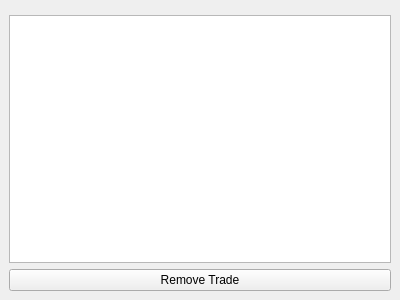
<?xml version="1.0" encoding="UTF-8"?>
<ui version="4.0">
 <class>TradingSignalResultsWidget</class>
 <widget class="QDockWidget" name="TradingSignalResultsWidget">
  <property name="geometry">
   <rect>
    <x>0</x>
    <y>0</y>
    <width>400</width>
    <height>300</height>
   </rect>
  </property>
  <property name="windowTitle">
   <string>Your Generated Trades</string>
  </property>
  <widget class="QWidget" name="dockWidgetContents">
   <layout class="QVBoxLayout" name="verticalLayout">
    <item>
     <widget class="TradingSignalWidget" name="form" native="true"/>
    </item>
    <item>
     <widget class="QTableView" name="tableView">
      <property name="selectionMode">
       <enum>QAbstractItemView::SingleSelection</enum>
      </property>
      <property name="selectionBehavior">
       <enum>QAbstractItemView::SelectRows</enum>
      </property>
      <attribute name="horizontalHeaderVisible">
       <bool>true</bool>
      </attribute>
      <attribute name="horizontalHeaderHighlightSections">
       <bool>false</bool>
      </attribute>
      <attribute name="verticalHeaderVisible">
       <bool>false</bool>
      </attribute>
     </widget>
    </item>
    <item>
     <widget class="QPushButton" name="removeButton">
      <property name="text">
       <string>Remove Trade</string>
      </property>
     </widget>
    </item>
   </layout>
  </widget>
 </widget>
 <customwidgets>
  <customwidget>
   <class>TradingSignalWidget</class>
   <extends>QWidget</extends>
   <header>trading-signal-widget.h</header>
   <container>1</container>
  </customwidget>
 </customwidgets>
 <resources/>
 <connections/>
</ui>
